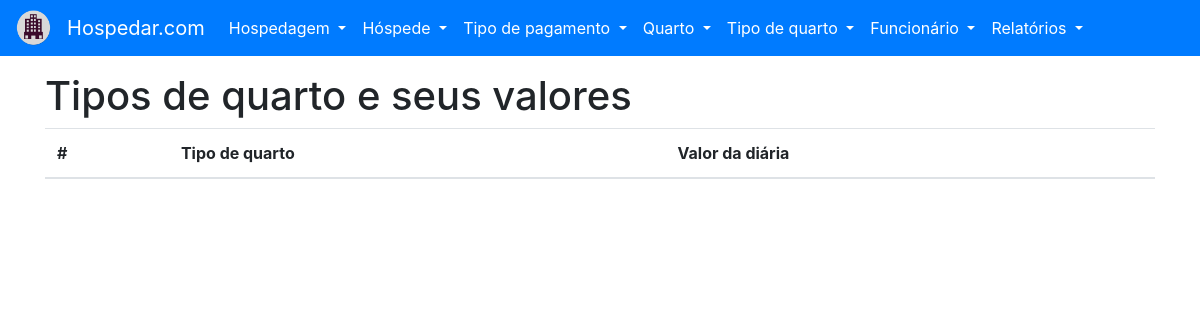
Page /tipo_quarto/listar on the earlier database version.
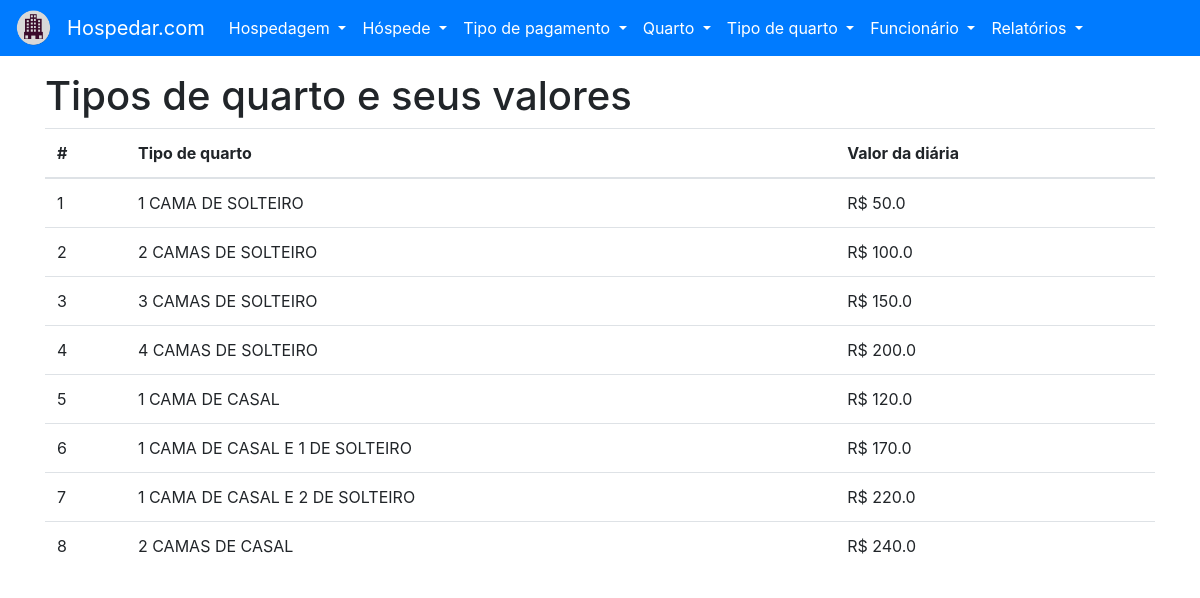
Same page on the later database version.
### tables this page shows
CREATE TABLE "TIPO_QUARTO" (
	"ID_TIPO_QUARTO" INTEGER NOT NULL PRIMARY KEY AUTOINCREMENT UNIQUE,
	"NO_TIPO_QUARTO" VARCHAR(16) NOT NULL UNIQUE,
	"VL_DIARIA" REAL NOT NULL
);

### project/backend/tipo_quarto/views.py (the view)
def listar():
    with TipoQuartoModel(DATABASE_URL) as db:
        try:
            tipo_quarto = db.select_all()
        except (DatabaseException, OperationalError, IntegrityError) as err:
            flash(str(err), 'danger')
            return render_template('tipo_quarto-listar.html')
    return render_template('tipo_quarto-listar.html', tipo_quarto=tipo_quarto)

### project/backend/main/models.py (called while the page is built)
    def __enter__(self):
        self.open()
        return self

    def __exit__(self, exc_type, exc_val, exc_tb):
        self.close()

    @property
    def cursor(self):
        return self._cursor

    def open(self):
        self._connection = sqlite3.connect(self.url)
        self._cursor = self._connection.cursor()

    def close(self):
        self._connection.close()

    def cursor_to_dict(self, cursors: Iterable):
        return [dict(zip(self.__tablecolumns__, cursor)) for cursor in cursors]

    def select_all(self):
        if self._connection:
            return self.cursor_to_dict(self.cursor.execute(f'SELECT * FROM "{self.__tablename__}" ;'))
        raise ProgrammingError('ProgrammingError: Cannot operate on a closed database.')

### project/frontend/templates/tipo_quarto-listar.html (shortened to what this page needs)
{% extends 'base.html' %}
{% from 'macros.html' import flash %}
{% block content %}
    <h1>Tipos de quarto e seus valores</h1>
    <table class="table">
        <thead>
        <tr>
            <th scope="col">#</th>
            <th scope="col">Tipo de quarto</th>
            <th scope="col">Valor da diária</th>
        </tr>
        </thead>
        <tbody>
        {% for tipo in tipo_quarto %}
            <tr>
                <td scope="row">{{ tipo['ID_TIPO_QUARTO'] }}</td>
                <td>{{ tipo['NO_TIPO_QUARTO'] }}</td>
                <td>R$ {{ tipo['VL_DIARIA'] }}</td>
            </tr>
        {% endfor %}
        </tbody>
    </table>
{% endblock content%}

Differences in the rows shown:
added TIPO_QUARTO: ID_TIPO_QUARTO "1", NO_TIPO_QUARTO "1 CAMA DE SOLTEIRO", VL_DIARIA "50.0"
added TIPO_QUARTO: ID_TIPO_QUARTO "2", NO_TIPO_QUARTO "2 CAMAS DE SOLTEIRO", VL_DIARIA "100.0"
added TIPO_QUARTO: ID_TIPO_QUARTO "3", NO_TIPO_QUARTO "3 CAMAS DE SOLTEIRO", VL_DIARIA "150.0"
added TIPO_QUARTO: ID_TIPO_QUARTO "4", NO_TIPO_QUARTO "4 CAMAS DE SOLTEIRO", VL_DIARIA "200.0"
added TIPO_QUARTO: ID_TIPO_QUARTO "5", NO_TIPO_QUARTO "1 CAMA DE CASAL", VL_DIARIA "120.0"
added TIPO_QUARTO: ID_TIPO_QUARTO "6", NO_TIPO_QUARTO "1 CAMA DE CASAL E 1 DE SOLTEIRO", VL_DIARIA "170.0"
added TIPO_QUARTO: ID_TIPO_QUARTO "7", NO_TIPO_QUARTO "1 CAMA DE CASAL E 2 DE SOLTEIRO", VL_DIARIA "220.0"
added TIPO_QUARTO: ID_TIPO_QUARTO "8", NO_TIPO_QUARTO "2 CAMAS DE CASAL", VL_DIARIA "240.0"
